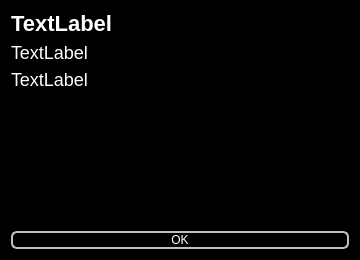
<?xml version="1.0" encoding="UTF-8"?>
<ui version="4.0">
 <class>AboutBox</class>
 <widget class="QDialog" name="AboutBox">
  <property name="geometry">
   <rect>
    <x>0</x>
    <y>0</y>
    <width>360</width>
    <height>260</height>
   </rect>
  </property>
  <property name="minimumSize">
   <size>
    <width>360</width>
    <height>260</height>
   </size>
  </property>
  <property name="maximumSize">
   <size>
    <width>360</width>
    <height>260</height>
   </size>
  </property>
  <property name="windowTitle">
   <string>Dialog</string>
  </property>
  <property name="styleSheet">
   <string notr="true"> QPushButton {
     border: 2px solid silver;
     border-radius: 6px;
     background-color: qlineargradient(x1: 0, y1: 0, x2: 0, y2: 1,
                                       stop: 0 black, stop: 1 #dadbde);
     min-width: 80px;
 }

 QPushButton:pressed {
     background-color: qlineargradient(x1: 0, y1: 0, x2: 0, y2: 1,
                                       stop: 0 #dadbde, stop: 1 black);
 }

QLabel {
    font-size: 18px;
}

QLabel#title {
    font-size: 22px;
    font-weight: bold;
}

QDialog {
    background-color: black;
}

* {
color: white;
}</string>
  </property>
  <layout class="QVBoxLayout" name="verticalLayout">
   <item>
    <widget class="QLabel" name="title">
     <property name="text">
      <string>TextLabel</string>
     </property>
    </widget>
   </item>
   <item>
    <widget class="QLabel" name="version">
     <property name="text">
      <string>TextLabel</string>
     </property>
    </widget>
   </item>
   <item>
    <widget class="QLabel" name="copyright">
     <property name="text">
      <string>TextLabel</string>
     </property>
    </widget>
   </item>
   <item>
    <spacer name="verticalSpacer">
     <property name="orientation">
      <enum>Qt::Vertical</enum>
     </property>
     <property name="sizeHint" stdset="0">
      <size>
       <width>20</width>
       <height>40</height>
      </size>
     </property>
    </spacer>
   </item>
   <item>
    <widget class="QPushButton" name="pushButton">
     <property name="text">
      <string>OK</string>
     </property>
     <property name="flat">
      <bool>true</bool>
     </property>
    </widget>
   </item>
  </layout>
 </widget>
 <resources/>
 <connections/>
</ui>
